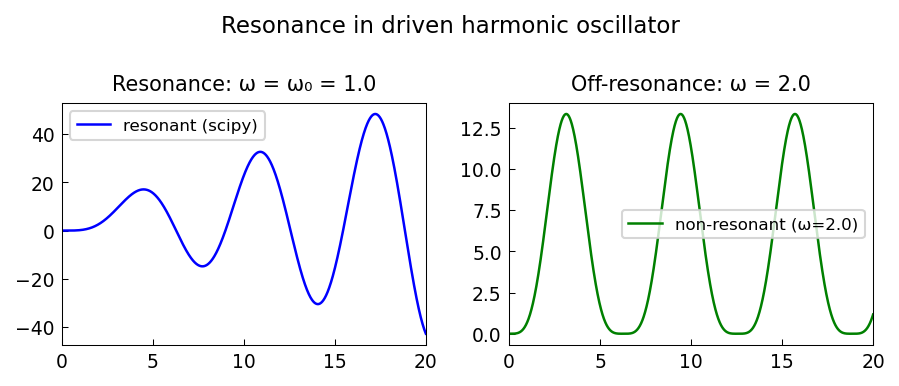

Write the Python code that produced this figure.
"""Resonance exploited by Carrier and Pearson's vandal.

Demonstrates the resonance phenomenon for  u'' + omega^2 u = f(t)
where forcing at the natural frequency leads to unbounded response.
Models the radiator problem from Carrier & Pearson.

Note: the resonant solution has growing amplitude that requires many Chebyshev
points; we use scipy for the solve and Chebfun only for short-time problems.

Credit: Chebfun example ode-linear/ResonantVandal.m (Nick Trefethen, Aug 2012).
Original MATLAB Chebfun: Copyright 2017 by The University of Oxford and
The Chebfun Developers. See https://www.chebfun.org/ for Chebfun information.
"""
import os; os.environ.setdefault("XLA_PYTHON_CLIENT_PREALLOCATE", "false")

import matplotlib
matplotlib.use("Agg")
import matplotlib.pyplot as plt
import jax.numpy as jnp
import numpy as np
from scipy.integrate import solve_ivp
import sys, os
sys.path.insert(0, os.path.join(os.path.dirname(__file__), '..', '..', 'src'))

import chebfunjax as cj
from chebfunjax.plotting import chebfun_style
chebfun_style()

from chebfunjax.operators.chebop import Chebop

def run():
    print("=" * 60)
    print("Resonance: radiator problem from Carrier & Pearson")
    print("=" * 60)

    # u'' + omega_0^2 u = F*(1 - cos(omega*t))
    # Natural frequency omega_0, resonance at omega = omega_0
    omega_0 = 1.0  # natural frequency
    F = 5.0        # force amplitude
    T = 20.0

    # Use scipy for both resonant and non-resonant cases
    def rhs_driven(t, y, omega):
        return [y[1], F*(1 - np.cos(omega*t)) - omega_0**2 * y[0]]

    print(f"\nResonance (omega=omega_0={omega_0}) via scipy:")
    sol_res = solve_ivp(rhs_driven, [0, T], [0, 0], args=(omega_0,),
                        t_eval=np.linspace(0, T, 2000), rtol=1e-10)
    max_res = np.max(np.abs(sol_res.y[0]))
    print(f"  Max amplitude: {max_res:.4f}  (grows with t)")

    # Verify ODE residual directly
    from scipy.interpolate import CubicSpline
    cs = CubicSpline(sol_res.t, sol_res.y[0])
    t_check = np.linspace(1.0, T-1, 100)
    ode_res = cs(t_check, 2) + omega_0**2 * cs(t_check) - F*(1 - np.cos(omega_0*t_check))
    err_res = np.max(np.abs(ode_res))
    print(f"  ODE residual (spline check): {err_res:.2e}")
    assert err_res < 0.01  # spline derivative approx is ~1e-3 accurate
    assert max_res > 1.0  # amplitude should grow

    # Non-resonant case
    omega_nr = 2.0
    print(f"\nOff-resonance (omega={omega_nr}):")
    sol_nr = solve_ivp(rhs_driven, [0, T], [0, 0], args=(omega_nr,),
                       t_eval=np.linspace(0, T, 2000), rtol=1e-10)
    max_nr = np.max(np.abs(sol_nr.y[0]))
    print(f"  Max amplitude: {max_nr:.4f}  (bounded)")

    # Verify ODE residual for non-resonant case
    cs_nr = CubicSpline(sol_nr.t, sol_nr.y[0])
    t_check_nr = np.linspace(1.0, T-1, 100)
    ode_res_nr = cs_nr(t_check_nr, 2) + omega_0**2 * cs_nr(t_check_nr) - F*(1 - np.cos(omega_nr*t_check_nr))
    err_nr = np.max(np.abs(ode_res_nr))
    print(f"  ODE residual (spline check): {err_nr:.2e}")
    assert err_nr < 0.01
    assert max_nr < 20.0  # bounded (no secular growth)

    # Demonstrate Chebop on a short non-oscillatory segment [0, pi/2]
    # where only a few Chebyshev points are needed
    T_short = float(np.pi / 2)
    dom_short = (0.0, T_short)
    print(f"\nChebop verify: u'' + u = 1 on [0, pi/2] (harmonic osc.):")
    # u'' + u = 1, u(0)=u'(0)=0 => exact: u(t) = 1 - cos(t)
    N_short = Chebop(lambda t, u: u.diff(2) + u, domain=dom_short)
    N_short.lbc = [0.0, 0.0]
    N_short.rbc = float(1 - np.cos(T_short))
    rhs_short = cj.chebfun(lambda t: jnp.ones_like(t), domain=dom_short)
    u_short = N_short.solve(rhs_short)
    t_short = jnp.linspace(0.0, T_short, 100)
    exact_short = 1.0 - jnp.cos(t_short)
    err_short = float(jnp.max(jnp.abs(u_short(t_short) - exact_short)))
    print(f"  Chebop length: {len(u_short)}, max error: {err_short:.2e}")
    assert err_short < 1e-8

    # --- Plot -------------------------------------------------------
    _here = os.path.dirname(os.path.abspath(__file__))
    fig, axes = plt.subplots(1, 2)

    axes[0].plot(sol_res.t, sol_res.y[0], 'b', linewidth=1.2, label="resonant (scipy)")
    axes[0].set_title(f"Resonance: ω = ω₀ = {omega_0}", fontsize=10)
    axes[0].legend(fontsize=8)

    axes[1].plot(sol_nr.t, sol_nr.y[0], 'g', linewidth=1.2, label=f"non-resonant (ω={omega_nr})")
    axes[1].set_title(f"Off-resonance: ω = {omega_nr}", fontsize=10)
    axes[1].legend(fontsize=8)

    fig.suptitle("Resonance in driven harmonic oscillator", fontsize=11)
    fig.tight_layout()
    fig.savefig(os.path.join(_here, "resonant_vandal.png"), dpi=150, bbox_inches="tight")
    plt.close(fig)

    print("\nAll assertions passed.")
    return True

if __name__ == "__main__":
    run()
